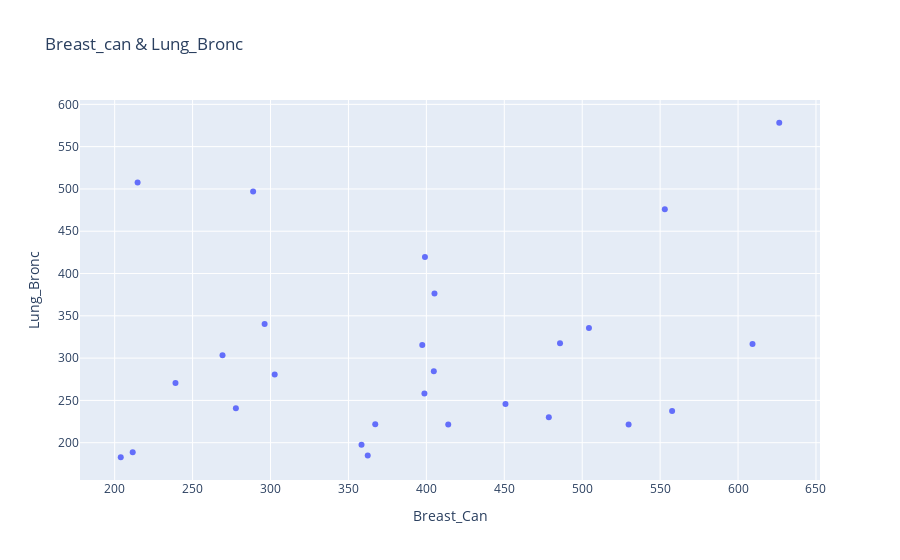

The cell this chart's notebook holds for it:
### Markdown cell above
Here I created a graph thats is showing all cancer in the column 'colorectal'

### Code cell
fig = px.scatter(DF_raw,x='Breast_Can',y='Lung_Bronc',title='Breast_can & Lung_Bronc')
fig.show()

### Figure 1 — Plotly figure (JSON) as saved in the notebook; plotly's stock layout.template omitted (floating-point values rounded to 4 significant figures)
{"data": [{"hovertemplate": "Breast_Can=%{x}<br>Lung_Bronc=%{y}<extra></extra>", "legendgroup": "", "marker": {"color": "#636efa", "symbol": "circle"}, "mode": "markers", "name": "", "orientation": "v", "showlegend": false, "type": "scatter", "x": [399.1, 504.3, 478.6, 214.7, 404.8, 414.0, 553.0, 277.8, 397.4, 557.7, 609.3, 398.7, 362.4, 450.8, 358.4, 367.2, 239.0, 626.4, 211.6, 529.8, 296.2, 203.9, 269.2, 485.8, 405.2, 302.7, 288.9], "xaxis": "x", "y": [419.7, 335.5, 230.2, 507.5, 284.4, 221.5, 475.9, 240.7, 315.6, 237.5, 316.8, 258.2, 184.7, 245.9, 197.6, 221.8, 270.5, 578.2, 188.6, 221.5, 340.3, 182.8, 303.3, 317.4, 376.3, 280.6, 496.8], "yaxis": "y"}], "layout": {"autosize": true, "legend": {"tracegroupgap": 0}, "title": {"text": "Breast_can & Lung_Bronc"}, "xaxis": {"anchor": "y", "autorange": true, "domain": [0, 1], "range": [176.2, 654.2], "title": {"text": "Breast_Can"}, "type": "linear"}, "yaxis": {"anchor": "x", "autorange": true, "domain": [0, 1], "range": [150.2, 610.9], "title": {"text": "Lung_Bronc"}, "type": "linear"}}}
